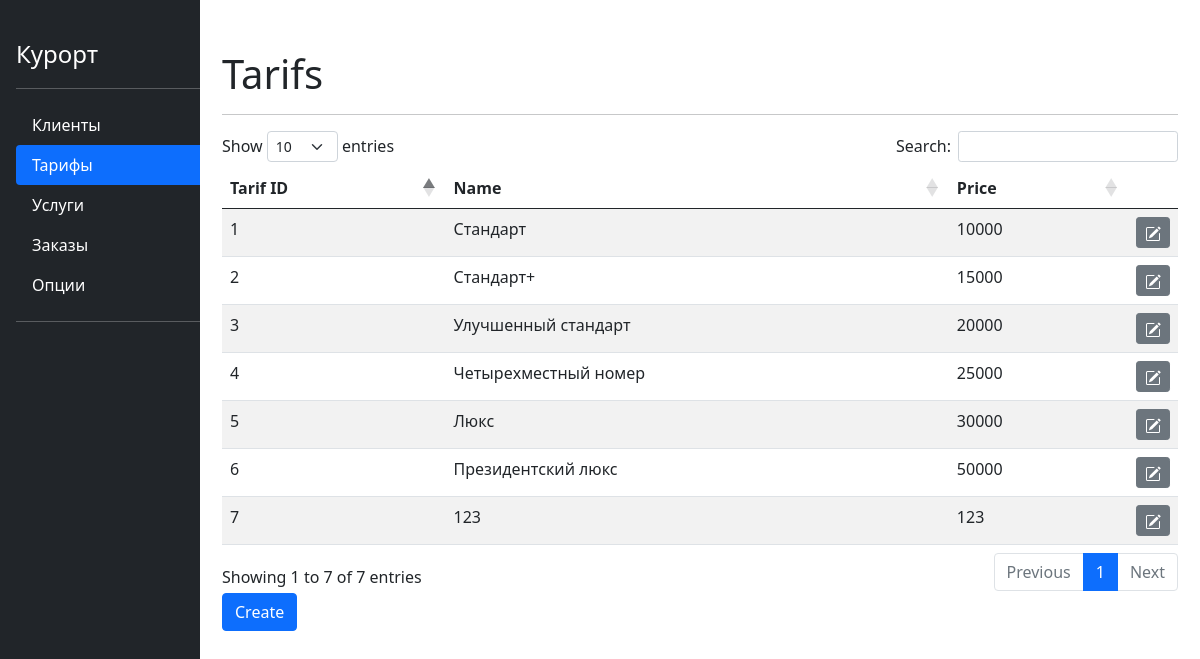
The app's page /tarifs with its own data.
### tables.py (models this page shows)
class Tarifs(db.Model):
    id = db.Column(db.Integer, primary_key=True, nullable=False, autoincrement=True)
    name = db.Column(db.String(64), nullable=False)
    price = db.Column(db.Integer, nullable=False)

### main.py (the view)
@app.route('/tarifs')
def tarifs():
    tarifs = Tarifs.query
    return render_template('/tables/tarifs.html', title='Tarifs', tarifs=tarifs)

### templates/tables/tarifs.html (shortened to what this page needs)
{% extends "base.html" %}
{% block content %}
  <table id="data" class="table table-striped">
    <thead>
      <tr>
        <th>Tarif ID</th>
        <th>Name</th>
        <th>Price</th>
        <th class="edit-th"></th>
      </tr>
    </thead>
    <tbody>
      {% for tarif in tarifs %}
        <tr>
          <td>{{ tarif.id }}</td>
          <td>{{ tarif.name  }}</td>
          <td>{{ tarif.price}}</td>
          <td class="edit">
            <a href="info/tarif/{{tarif.id}}" type="button" class="btn btn-secondary btn-sm">
            </a>
          </td>
        </tr>
      {% endfor %}
    </tbody>
  </table>
  <a href="/form/tarif" type="input" class="btn btn-primary">Create</a>
{% endblock %}

### static/css/main.css (style rules this page uses)
.edit-th { width: 15px; }

### records on screen
Tarifs: id "1", name "Стандарт", price "10000"
Tarifs: id "2", name "Стандарт+", price "15000"
Tarifs: id "3", name "Улучшенный стандарт", price "20000"
Tarifs: id "4", name "Четырехместный номер", price "25000"
Tarifs: id "5", name "Люкс", price "30000"
Tarifs: id "6", name "Президентский люкс", price "50000"
Tarifs: id "7", name "123", price "123"

### other values on screen
{{ title }} "Tarifs"
